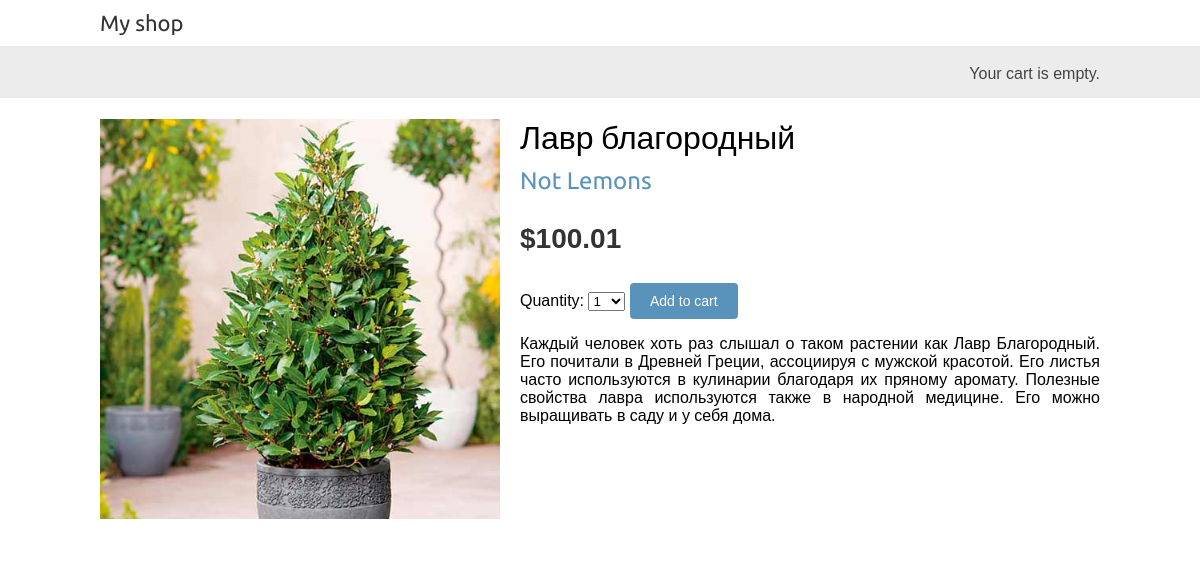
The page /4/lavr-blagorodnyj/ on the database its author committed.
### shop/models.py (models this page shows, shortened)
class Product(models.Model):
    category = models.ForeignKey(Category,
                                 related_name='products',
                                 on_delete=models.CASCADE)
    name = models.CharField(max_length=200)
    slug = models.SlugField(max_length=200)
    image = models.ImageField(upload_to='products/%Y/%m/%d',
                              blank=True)
    description = models.TextField(blank=True)
    price = models.DecimalField(max_digits=10,
                                decimal_places=2)
    available = models.BooleanField(default=True)
    created = models.DateTimeField(auto_now_add=True)
    updated = models.DateTimeField(auto_now=True)
    class Meta:
        ordering = ['name']
        indexes = [
            models.Index(fields=['id', 'slug']),
            models.Index(fields=['name']),
            models.Index(fields=['-created']),
        ]

class Category(models.Model):
    name = models.CharField(max_length=200)
    slug = models.SlugField(max_length=200,
                            unique=True)
    class Meta:
        ordering = ['name']
        indexes = [
            models.Index(fields=['name']),
        ]
        verbose_name = 'category'
        verbose_name_plural = 'categories'
    def __str__(self):
        return self.name
    def get_absolute_url(self):
        return reverse('shop:product_list_by_category',
                       args=[self.slug])

### shop/views.py (the view)
# urls.py: path('<int:id>/<slug:slug>/', views.product_detail,
def product_detail(request, id, slug):
    product = get_object_or_404(Product,
                                id=id,
                                slug=slug,
                                available=True)
    cart_product_form = CartAddProductForm()
    return render(request,
                  'shop/product/detail.html',
                  {'product': product,
                   'cart_product_form': cart_product_form})

### cart/forms.py
class CartAddProductForm(forms.Form):
    quantity = forms.TypedChoiceField(choices=PRODUCT_QUANTITY_CHOICES,coerce=int)
    override = forms.BooleanField(required=False, initial=False, widget=forms.HiddenInput)

### cart/cart.py (called while the page is built)
    def __len__(self):
        return sum(item['quantity'] for item in self.cart.values())

### cart/context_processors.py (called while the page is built)
def cart(request):
    return {'cart': Cart(request)}

### shop/templates/shop/product/detail.html (shortened to what this page needs)
{% extends "shop/base.html" %}
{% load static %}
{% block content %}
  <div class="product-detail">
    <img src='{% if product.image %}{{ product.image.url }}{% else %}{% static "img/no_image.png" %}{% endif %}'>
    <h1>{{ product.name }}</h1>
    <h2>
      <a href="{{ product.category.get_absolute_url }}">
        {{ product.category }}
      </a>
    </h2>
    <p class="price">${{ product.price }}</p>
    <form action='{% url "cart:cart_add" product.id %}' method="post">
      {{ cart_product_form }}
      <input type="submit" value="Add to cart">
    </form>
    {{ product.description|linebreaks }}
  </div>
{% endblock %}

### shop/static/css/base.css (style rules this page uses)
body { margin:0; padding:0; font-family:helvetica, sans-serif; }
h1, h2, h3, h4, h5 , h6 { font-family: 'Ubuntu', sans-serif; font-weight:normal; }
a { text-decoration:none; color:#5993bb; }
a.button, input[type="submit"] { color:#fff; background:#5993bb; border-radius:4px; padding:10px 20px; font-size:14px; border:0; }
.product-detail { text-align:justify; }
.product-detail .price { color:#333; font-size:28px; font-weight:bold; }
.product-detail img { width:40%; float:left; padding:0 20px 20px 0; }
.product-detail h1 { margin-bottom:0; }
.product-detail h2 { margin-top:10px; }

### rows shown on the page
Product: image (picture), name "Лавр благородный", category "Not Lemons", price "100.01", description "Каждый человек хоть раз слышал о таком растении как Лавр Благородный. Его почитали в Древней Греции, ассоциируя с мужской красотой. Его листья часто используются в кулинарии благодаря их пряному аромату. Полезные свойства лавра используются также в народной медицине. Его можно выращивать в саду и у себя дома."
